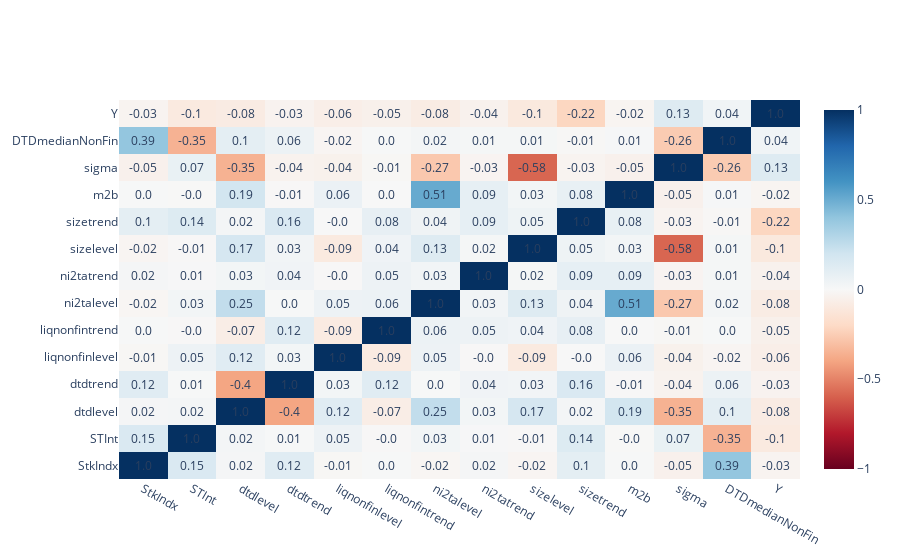

Write notebook code for a chart like this one.
### Code cell
corr = raw.drop(columns=['CompNo', 'Company_name', 'INDUSTRY2', 'Date']).corr()

heatmap = go.Heatmap(z=corr,
                     x=corr.columns,
                     y=corr.columns,
                     colorscale='RdBu',
                     zmin=-1, zmax=1)

fig = go.Figure(data=[heatmap])

# Add annotations
annotations = []
for i, row in enumerate(corr.values):
    for j, value in enumerate(row):
        annotations.append(go.layout.Annotation(x=corr.columns[j], y=corr.columns[i], text=str(round(value, 2)), showarrow=False))
fig.update_layout(annotations=annotations)

fig.show()

### Figure 1 — Plotly figure (JSON) as saved in the notebook; plotly's stock layout.template omitted (floating-point values rounded to 4 significant figures; data arrays with more than 128 entries replaced by an {"elided": "..."} marker saying what was removed)
{"data": [{"colorscale": [[0, "rgb(103,0,31)"], [0.1, "rgb(178,24,43)"], [0.2, "rgb(214,96,77)"], [0.3, "rgb(244,165,130)"], [0.4, "rgb(253,219,199)"], [0.5, "rgb(247,247,247)"], [0.6, "rgb(209,229,240)"], [0.7, "rgb(146,197,222)"], [0.8, "rgb(67,147,195)"], [0.9, "rgb(33,102,172)"], [1, "rgb(5,48,97)"]], "type": "heatmap", "x": ["StkIndx", "STInt", "dtdlevel", "dtdtrend", "liqnonfinlevel", "liqnonfintrend", "ni2talevel", "ni2tatrend", "sizelevel", "sizetrend", "m2b", "sigma", "DTDmedianNonFin", "Y"], "y": ["StkIndx", "STInt", "dtdlevel", "dtdtrend", "liqnonfinlevel", "liqnonfintrend", "ni2talevel", "ni2tatrend", "sizelevel", "sizetrend", "m2b", "sigma", "DTDmedianNonFin", "Y"], "z": {"elided": "14x14 float values"}, "zmax": 1, "zmin": -1}], "layout": {"annotations": [{"showarrow": false, "text": "1.0", "x": "StkIndx", "y": "StkIndx"}, {"showarrow": false, "text": "0.15", "x": "STInt", "y": "StkIndx"}, {"showarrow": false, "text": "0.02", "x": "dtdlevel", "y": "StkIndx"}, {"showarrow": false, "text": "0.12", "x": "dtdtrend", "y": "StkIndx"}, {"showarrow": false, "text": "-0.01", "x": "liqnonfinlevel", "y": "StkIndx"}, {"showarrow": false, "text": "0.0", "x": "liqnonfintrend", "y": "StkIndx"}, {"showarrow": false, "text": "-0.02", "x": "ni2talevel", "y": "StkIndx"}, {"showarrow": false, "text": "0.02", "x": "ni2tatrend", "y": "StkIndx"}, {"showarrow": false, "text": "-0.02", "x": "sizelevel", "y": "StkIndx"}, {"showarrow": false, "text": "0.1", "x": "sizetrend", "y": "StkIndx"}, {"showarrow": false, "text": "0.0", "x": "m2b", "y": "StkIndx"}, {"showarrow": false, "text": "-0.05", "x": "sigma", "y": "StkIndx"}, {"showarrow": false, "text": "0.39", "x": "DTDmedianNonFin", "y": "StkIndx"}, {"showarrow": false, "text": "-0.03", "x": "Y", "y": "StkIndx"}, {"showarrow": false, "text": "0.15", "x": "StkIndx", "y": "STInt"}, {"showarrow": false, "text": "1.0", "x": "STInt", "y": "STInt"}, {"showarrow": false, "text": "0.02", "x": "dtdlevel", "y": "STInt"}, {"showarrow": false, "text": "0.01", "x": "dtdtrend", "y": "STInt"}, {"showarrow": false, "text": "0.05", "x": "liqnonfinlevel", "y": "STInt"}, {"showarrow": false, "text": "-0.0", "x": "liqnonfintrend", "y": "STInt"}, {"showarrow": false, "text": "0.03", "x": "ni2talevel", "y": "STInt"}, {"showarrow": false, "text": "0.01", "x": "ni2tatrend", "y": "STInt"}, {"showarrow": false, "text": "-0.01", "x": "sizelevel", "y": "STInt"}, {"showarrow": false, "text": "0.14", "x": "sizetrend", "y": "STInt"}, {"showarrow": false, "text": "-0.0", "x": "m2b", "y": "STInt"}, {"showarrow": false, "text": "0.07", "x": "sigma", "y": "STInt"}, {"showarrow": false, "text": "-0.35", "x": "DTDmedianNonFin", "y": "STInt"}, {"showarrow": false, "text": "-0.1", "x": "Y", "y": "STInt"}, {"showarrow": false, "text": "0.02", "x": "StkIndx", "y": "dtdlevel"}, {"showarrow": false, "text": "0.02", "x": "STInt", "y": "dtdlevel"}, {"showarrow": false, "text": "1.0", "x": "dtdlevel", "y": "dtdlevel"}, {"showarrow": false, "text": "-0.4", "x": "dtdtrend", "y": "dtdlevel"}, {"showarrow": false, "text": "0.12", "x": "liqnonfinlevel", "y": "dtdlevel"}, {"showarrow": false, "text": "-0.07", "x": "liqnonfintrend", "y": "dtdlevel"}, {"showarrow": false, "text": "0.25", "x": "ni2talevel", "y": "dtdlevel"}, {"showarrow": false, "text": "0.03", "x": "ni2tatrend", "y": "dtdlevel"}, {"showarrow": false, "text": "0.17", "x": "sizelevel", "y": "dtdlevel"}, {"showarrow": false, "text": "0.02", "x": "sizetrend", "y": "dtdlevel"}, {"showarrow": false, "text": "0.19", "x": "m2b", "y": "dtdlevel"}, {"showarrow": false, "text": "-0.35", "x": "sigma", "y": "dtdlevel"}, {"showarrow": false, "text": "0.1", "x": "DTDmedianNonFin", "y": "dtdlevel"}, {"showarrow": false, "text": "-0.08", "x": "Y", "y": "dtdlevel"}, {"showarrow": false, "text": "0.12", "x": "StkIndx", "y": "dtdtrend"}, {"showarrow": false, "text": "0.01", "x": "STInt", "y": "dtdtrend"}, {"showarrow": false, "text": "-0.4", "x": "dtdlevel", "y": "dtdtrend"}, {"showarrow": false, "text": "1.0", "x": "dtdtrend", "y": "dtdtrend"}, {"showarrow": false, "text": "0.03", "x": "liqnonfinlevel", "y": "dtdtrend"}, {"showarrow": false, "text": "0.12", "x": "liqnonfintrend", "y": "dtdtrend"}, {"showarrow": false, "text": "0.0", "x": "ni2talevel", "y": "dtdtrend"}, {"showarrow": false, "text": "0.04", "x": "ni2tatrend", "y": "dtdtrend"}, {"showarrow": false, "text": "0.03", "x": "sizelevel", "y": "dtdtrend"}, {"showarrow": false, "text": "0.16", "x": "sizetrend", "y": "dtdtrend"}, {"showarrow": false, "text": "-0.01", "x": "m2b", "y": "dtdtrend"}, {"showarrow": false, "text": "-0.04", "x": "sigma", "y": "dtdtrend"}, {"showarrow": false, "text": "0.06", "x": "DTDmedianNonFin", "y": "dtdtrend"}, {"showarrow": false, "text": "-0.03", "x": "Y", "y": "dtdtrend"}, {"showarrow": false, "text": "-0.01", "x": "StkIndx", "y": "liqnonfinlevel"}, {"showarrow": false, "text": "0.05", "x": "STInt", "y": "liqnonfinlevel"}, {"showarrow": false, "text": "0.12", "x": "dtdlevel", "y": "liqnonfinlevel"}, {"showarrow": false, "text": "0.03", "x": "dtdtrend", "y": "liqnonfinlevel"}, {"showarrow": false, "text": "1.0", "x": "liqnonfinlevel", "y": "liqnonfinlevel"}, {"showarrow": false, "text": "-0.09", "x": "liqnonfintrend", "y": "liqnonfinlevel"}, {"showarrow": false, "text": "0.05", "x": "ni2talevel", "y": "liqnonfinlevel"}, {"showarrow": false, "text": "-0.0", "x": "ni2tatrend", "y": "liqnonfinlevel"}, {"showarrow": false, "text": "-0.09", "x": "sizelevel", "y": "liqnonfinlevel"}, {"showarrow": false, "text": "-0.0", "x": "sizetrend", "y": "liqnonfinlevel"}, {"showarrow": false, "text": "0.06", "x": "m2b", "y": "liqnonfinlevel"}, {"showarrow": false, "text": "-0.04", "x": "sigma", "y": "liqnonfinlevel"}, {"showarrow": false, "text": "-0.02", "x": "DTDmedianNonFin", "y": "liqnonfinlevel"}, {"showarrow": false, "text": "-0.06", "x": "Y", "y": "liqnonfinlevel"}, {"showarrow": false, "text": "0.0", "x": "StkIndx", "y": "liqnonfintrend"}, {"showarrow": false, "text": "-0.0", "x": "STInt", "y": "liqnonfintrend"}, {"showarrow": false, "text": "-0.07", "x": "dtdlevel", "y": "liqnonfintrend"}, {"showarrow": false, "text": "0.12", "x": "dtdtrend", "y": "liqnonfintrend"}, {"showarrow": false, "text": "-0.09", "x": "liqnonfinlevel", "y": "liqnonfintrend"}, {"showarrow": false, "text": "1.0", "x": "liqnonfintrend", "y": "liqnonfintrend"}, {"showarrow": false, "text": "0.06", "x": "ni2talevel", "y": "liqnonfintrend"}, {"showarrow": false, "text": "0.05", "x": "ni2tatrend", "y": "liqnonfintrend"}, {"showarrow": false, "text": "0.04", "x": "sizelevel", "y": "liqnonfintrend"}, {"showarrow": false, "text": "0.08", "x": "sizetrend", "y": "liqnonfintrend"}, {"showarrow": false, "text": "0.0", "x": "m2b", "y": "liqnonfintrend"}, {"showarrow": false, "text": "-0.01", "x": "sigma", "y": "liqnonfintrend"}, {"showarrow": false, "text": "0.0", "x": "DTDmedianNonFin", "y": "liqnonfintrend"}, {"showarrow": false, "text": "-0.05", "x": "Y", "y": "liqnonfintrend"}, {"showarrow": false, "text": "-0.02", "x": "StkIndx", "y": "ni2talevel"}, {"showarrow": false, "text": "0.03", "x": "STInt", "y": "ni2talevel"}, {"showarrow": false, "text": "0.25", "x": "dtdlevel", "y": "ni2talevel"}, {"showarrow": false, "text": "0.0", "x": "dtdtrend", "y": "ni2talevel"}, {"showarrow": false, "text": "0.05", "x": "liqnonfinlevel", "y": "ni2talevel"}, {"showarrow": false, "text": "0.06", "x": "liqnonfintrend", "y": "ni2talevel"}, {"showarrow": false, "text": "1.0", "x": "ni2talevel", "y": "ni2talevel"}, {"showarrow": false, "text": "0.03", "x": "ni2tatrend", "y": "ni2talevel"}, {"showarrow": false, "text": "0.13", "x": "sizelevel", "y": "ni2talevel"}, {"showarrow": false, "text": "0.04", "x": "sizetrend", "y": "ni2talevel"}, {"showarrow": false, "text": "0.51", "x": "m2b", "y": "ni2talevel"}, {"showarrow": false, "text": "-0.27", "x": "sigma", "y": "ni2talevel"}, {"showarrow": false, "text": "0.02", "x": "DTDmedianNonFin", "y": "ni2talevel"}, {"showarrow": false, "text": "-0.08", "x": "Y", "y": "ni2talevel"}, {"showarrow": false, "text": "0.02", "x": "StkIndx", "y": "ni2tatrend"}, {"showarrow": false, "text": "0.01", "x": "STInt", "y": "ni2tatrend"}, {"showarrow": false, "text": "0.03", "x": "dtdlevel", "y": "ni2tatrend"}, {"showarrow": false, "text": "0.04", "x": "dtdtrend", "y": "ni2tatrend"}, {"showarrow": false, "text": "-0.0", "x": "liqnonfinlevel", "y": "ni2tatrend"}, {"showarrow": false, "text": "0.05", "x": "liqnonfintrend", "y": "ni2tatrend"}, {"showarrow": false, "text": "0.03", "x": "ni2talevel", "y": "ni2tatrend"}, {"showarrow": false, "text": "1.0", "x": "ni2tatrend", "y": "ni2tatrend"}, {"showarrow": false, "text": "0.02", "x": "sizelevel", "y": "ni2tatrend"}, {"showarrow": false, "text": "0.09", "x": "sizetrend", "y": "ni2tatrend"}, {"showarrow": false, "text": "0.09", "x": "m2b", "y": "ni2tatrend"}, {"showarrow": false, "text": "-0.03", "x": "sigma", "y": "ni2tatrend"}, {"showarrow": false, "text": "0.01", "x": "DTDmedianNonFin", "y": "ni2tatrend"}, {"showarrow": false, "text": "-0.04", "x": "Y", "y": "ni2tatrend"}, {"showarrow": false, "text": "-0.02", "x": "StkIndx", "y": "sizelevel"}, {"showarrow": false, "text": "-0.01", "x": "STInt", "y": "sizelevel"}, {"showarrow": false, "text": "0.17", "x": "dtdlevel", "y": "sizelevel"}, {"showarrow": false, "text": "0.03", "x": "dtdtrend", "y": "sizelevel"}, {"showarrow": false, "text": "-0.09", "x": "liqnonfinlevel", "y": "sizelevel"}, {"showarrow": false, "text": "0.04", "x": "liqnonfintrend", "y": "sizelevel"}, {"showarrow": false, "text": "0.13", "x": "ni2talevel", "y": "sizelevel"}, {"showarrow": false, "text": "0.02", "x": "ni2tatrend", "y": "sizelevel"}, {"showarrow": false, "text": "1.0", "x": "sizelevel", "y": "sizelevel"}, {"showarrow": false, "text": "0.05", "x": "sizetrend", "y": "sizelevel"}, {"showarrow": false, "text": "0.03", "x": "m2b", "y": "sizelevel"}, {"showarrow": false, "text": "-0.58", "x": "sigma", "y": "sizelevel"}, {"showarrow": false, "text": "0.01", "x": "DTDmedianNonFin", "y": "sizelevel"}, {"showarrow": false, "text": "-0.1", "x": "Y", "y": "sizelevel"}, {"showarrow": false, "text": "0.1", "x": "StkIndx", "y": "sizetrend"}, {"showarrow": false, "text": "0.14", "x": "STInt", "y": "sizetrend"}, {"showarrow": false, "text": "0.02", "x": "dtdlevel", "y": "sizetrend"}, {"showarrow": false, "text": "0.16", "x": "dtdtrend", "y": "sizetrend"}, {"showarrow": false, "text": "-0.0", "x": "liqnonfinlevel", "y": "sizetrend"}, {"showarrow": false, "text": "0.08", "x": "liqnonfintrend", "y": "sizetrend"}, {"showarrow": false, "text": "0.04", "x": "ni2talevel", "y": "sizetrend"}, {"showarrow": false, "text": "0.09", "x": "ni2tatrend", "y": "sizetrend"}, {"showarrow": false, "text": "0.05", "x": "sizelevel", "y": "sizetrend"}, {"showarrow": false, "text": "1.0", "x": "sizetrend", "y": "sizetrend"}, {"showarrow": false, "text": "0.08", "x": "m2b", "y": "sizetrend"}, {"showarrow": false, "text": "-0.03", "x": "sigma", "y": "sizetrend"}, {"showarrow": false, "text": "-0.01", "x": "DTDmedianNonFin", "y": "sizetrend"}, {"showarrow": false, "text": "-0.22", "x": "Y", "y": "sizetrend"}, {"showarrow": false, "text": "0.0", "x": "StkIndx", "y": "m2b"}, {"showarrow": false, "text": "-0.0", "x": "STInt", "y": "m2b"}, {"showarrow": false, "text": "0.19", "x": "dtdlevel", "y": "m2b"}, {"showarrow": false, "text": "-0.01", "x": "dtdtrend", "y": "m2b"}, {"showarrow": false, "text": "0.06", "x": "liqnonfinlevel", "y": "m2b"}, {"showarrow": false, "text": "0.0", "x": "liqnonfintrend", "y": "m2b"}, {"showarrow": false, "text": "0.51", "x": "ni2talevel", "y": "m2b"}, {"showarrow": false, "text": "0.09", "x": "ni2tatrend", "y": "m2b"}, {"showarrow": false, "text": "0.03", "x": "sizelevel", "y": "m2b"}, {"showarrow": false, "text": "0.08", "x": "sizetrend", "y": "m2b"}, {"showarrow": false, "text": "1.0", "x": "m2b", "y": "m2b"}, {"showarrow": false, "text": "-0.05", "x": "sigma", "y": "m2b"}, {"showarrow": false, "text": "0.01", "x": "DTDmedianNonFin", "y": "m2b"}, {"showarrow": false, "text": "-0.02", "x": "Y", "y": "m2b"}, {"showarrow": false, "text": "-0.05", "x": "StkIndx", "y": "sigma"}, {"showarrow": false, "text": "0.07", "x": "STInt", "y": "sigma"}, {"showarrow": false, "text": "-0.35", "x": "dtdlevel", "y": "sigma"}, {"showarrow": false, "text": "-0.04", "x": "dtdtrend", "y": "sigma"}, {"showarrow": false, "text": "-0.04", "x": "liqnonfinlevel", "y": "sigma"}, {"showarrow": false, "text": "-0.01", "x": "liqnonfintrend", "y": "sigma"}, {"showarrow": false, "text": "-0.27", "x": "ni2talevel", "y": "sigma"}, {"showarrow": false, "text": "-0.03", "x": "ni2tatrend", "y": "sigma"}, {"showarrow": false, "text": "-0.58", "x": "sizelevel", "y": "sigma"}, {"showarrow": false, "text": "-0.03", "x": "sizetrend", "y": "sigma"}, {"showarrow": false, "text": "-0.05", "x": "m2b", "y": "sigma"}, {"showarrow": false, "text": "1.0", "x": "sigma", "y": "sigma"}, {"showarrow": false, "text": "-0.26", "x": "DTDmedianNonFin", "y": "sigma"}, {"showarrow": false, "text": "0.13", "x": "Y", "y": "sigma"}, {"showarrow": false, "text": "0.39", "x": "StkIndx", "y": "DTDmedianNonFin"}, {"showarrow": false, "text": "-0.35", "x": "STInt", "y": "DTDmedianNonFin"}, {"showarrow": false, "text": "0.1", "x": "dtdlevel", "y": "DTDmedianNonFin"}, {"showarrow": false, "text": "0.06", "x": "dtdtrend", "y": "DTDmedianNonFin"}, {"showarrow": false, "text": "-0.02", "x": "liqnonfinlevel", "y": "DTDmedianNonFin"}, {"showarrow": false, "text": "0.0", "x": "liqnonfintrend", "y": "DTDmedianNonFin"}, {"showarrow": false, "text": "0.02", "x": "ni2talevel", "y": "DTDmedianNonFin"}, {"showarrow": false, "text": "0.01", "x": "ni2tatrend", "y": "DTDmedianNonFin"}, {"showarrow": false, "text": "0.01", "x": "sizelevel", "y": "DTDmedianNonFin"}, {"showarrow": false, "text": "-0.01", "x": "sizetrend", "y": "DTDmedianNonFin"}, {"showarrow": false, "text": "0.01", "x": "m2b", "y": "DTDmedianNonFin"}, {"showarrow": false, "text": "-0.26", "x": "sigma", "y": "DTDmedianNonFin"}, {"showarrow": false, "text": "1.0", "x": "DTDmedianNonFin", "y": "DTDmedianNonFin"}, {"showarrow": false, "text": "0.04", "x": "Y", "y": "DTDmedianNonFin"}, {"showarrow": false, "text": "-0.03", "x": "StkIndx", "y": "Y"}, {"showarrow": false, "text": "-0.1", "x": "STInt", "y": "Y"}, {"showarrow": false, "text": "-0.08", "x": "dtdlevel", "y": "Y"}, {"showarrow": false, "text": "-0.03", "x": "dtdtrend", "y": "Y"}, {"showarrow": false, "text": "-0.06", "x": "liqnonfinlevel", "y": "Y"}, {"showarrow": false, "text": "-0.05", "x": "liqnonfintrend", "y": "Y"}, {"showarrow": false, "text": "-0.08", "x": "ni2talevel", "y": "Y"}, {"showarrow": false, "text": "-0.04", "x": "ni2tatrend", "y": "Y"}, {"showarrow": false, "text": "-0.1", "x": "sizelevel", "y": "Y"}, {"showarrow": false, "text": "-0.22", "x": "sizetrend", "y": "Y"}, {"showarrow": false, "text": "-0.02", "x": "m2b", "y": "Y"}, {"showarrow": false, "text": "0.13", "x": "sigma", "y": "Y"}, {"showarrow": false, "text": "0.04", "x": "DTDmedianNonFin", "y": "Y"}, {"showarrow": false, "text": "1.0", "x": "Y", "y": "Y"}]}}
